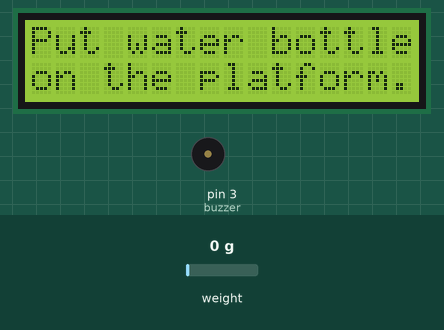
This sketch was run on a simulated Arduino Uno, built with avr-gcc and run on an emulated ATmega328P. On the bench: 16×2 character LCD, buzzer (waves = sounding). Inputs (shaded band) come from the test bench; at power-on: weight on the scale 0 g. What the sketch prints to the serial monitor is not drawn.

Above: at 2.2 s.
2.3 s: weight on the scale set to 3 g
At 5.0 s:
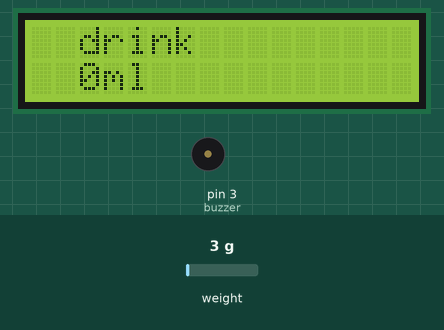
At 16.25 s:
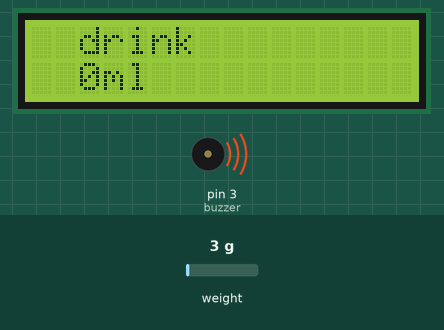
Timing chart, 0 to 18.8 s (numbered marks = the images above; inputs shaded):
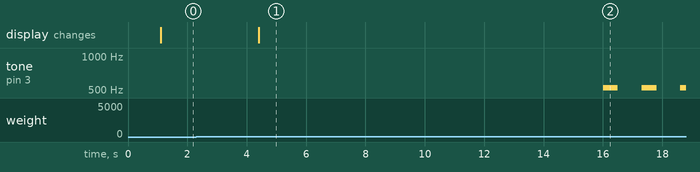

The sketch:

smart_kettle.ino
```cpp
#include "HX711.h"
#include <Wire.h> // I2C程式庫
#include <LiquidCrystal_I2C.h> // LCD_I2C模組程式庫

// LCD I2C位址，默認為0x27或0x3F，依據背板的晶片不同而有差異，16、2為LCD顯示器大小。
LiquidCrystal_I2C lcd(0x27, 16, 2);

int buzzer=3;                   //設定蜂鳴器接腳為第3孔
int duration = 500;
int aSo = 392;
int bDo = 523;
int bRe = 587;
int bMi = 659;
int bFa = 698;
int bSo = 784;
int bLa = 880;
int bSi = 988;
int bDDo = 1047;

int t_weight = 0;
int weight = 0;
// 接線設定
const int DT_PIN = 9;
const int SCK_PIN = 10;

const int scale_factor = 419; //比例參數，從校正程式中取得

HX711 scale;


void setup() {
  lcd.init();
  lcd.backlight();
  pinMode(buzzer,OUTPUT);          //設定蜂鳴器為輸出

  Serial.begin(9600);
  scale.begin(DT_PIN, SCK_PIN);

  scale.set_scale(scale_factor);       // 設定比例參數
  scale.tare();				        // 歸零

  Serial.println("Readings:");  //在這個訊息之前都不要放東西在電子稱上
  lcd.setCursor(0, 0); // (colum, row)從第一排的第三個位置開始顯示
  lcd.print("Put water bottle");
  lcd.setCursor(0, 1); // (colum, row)從第一排的第三個位置開始顯示
  lcd.print("on the platform.");
}
int f = 0;
int d = 0;
int time = 0;
int drink = 0;
void loop() {

  delay(2000);
  while(t_weight <=1 && t_weight >= -1){
    Serial.println("put button");
    f = 1;
    t_weight = scale.get_units(3);
    Serial.println(t_weight);
    delay(1000);
  }
  if(d==0){
    d = 1;
    lcd.clear();
    lcd.setCursor(2, 0); // (colum, row)從第一排的第三個位置開始顯示
    lcd.print("drink");
    lcd.setCursor(2, 1); // (colum,row)從第二排第三格位置開始顯示
    lcd.print("0ml");
  }
  if(f == 1){
    t_weight = scale.get_units(3);
    Serial.println(t_weight);
  }
  scale.power_down();			        // 進入睡眠模式
  Serial.println(t_weight);
  delay(1000);
  while(true){
    time++;
    if (time>10){
      scale.power_up();               // 結束睡眠模式
      weight = scale.get_units(3);
      Serial.println(weight);
      while(true){
        Serial.println("drink");
        tone(3,bDo,duration);
        delay(1000);
        weight = scale.get_units(3);
        Serial.println(weight);
        if (weight >= t_weight-1 && weight <= t_weight+1){
          continue;
        }
        else{
          weight = scale.get_units(3);
          delay(2000);
          weight = scale.get_units(3);
          while(weight <=1 && weight >= -1){
            delay(1000);
            weight = scale.get_units(3);
            Serial.println(weight);
          }
          delay(1000);
          weight = scale.get_units(3);
          weight = scale.get_units(3);
          Serial.println(weight);
          if (t_weight-weight>100){
            drink += t_weight-weight;
            String t = String(drink)+"ml";
            Serial.println(drink);
            lcd.clear();
            lcd.setCursor(2, 0); // (colum, row)從第一排的第三個位置開始顯示
            lcd.print("drink");
            lcd.setCursor(2, 1); // (colum,row)從第二排第三格位置開始顯示
            lcd.print(t);
            break;
          }
          else{
            lcd.setCursor(10, 0); // (colum, row)從第一排的第三個位置開始顯示
            String t = String(100-(t_weight-weight))+"ml";
            lcd.print(t);
            lcd.setCursor(10, 1); // (colum,row)從第二排第三格位置開始顯示
            lcd.print("left.");
          }
        }
      }

      time = 0;
      t_weight = 0;
      break;
    }
    delay(1000);
  }


  scale.power_up();               // 結束睡眠模式

}

void play()
{
  tone(3,bDo,duration);
  delay(600);
  tone(3,bRe,duration);
  delay(600);
  tone(3,bMi,duration);
  delay(600);
  tone(3,bDo,duration);
  delay(800);

  tone(3,bDo,duration);
  delay(600);
  tone(3,bRe,duration);
  delay(600);
  tone(3,bMi,duration);
  delay(600);
  tone(3,bDo,duration);
  delay(800);

  tone(3,bMi,duration);
  delay(600);
  tone(3,bFa,duration);
  delay(600);
  tone(3,bSo,duration);
  delay(800);

  tone(3,bMi,duration);
  delay(600);
  tone(3,bFa,duration);
  delay(600);
  tone(3,bSo,duration);
  delay(800);

  tone(3,bSo,duration);
  delay(600);
  tone(3,bLa,duration);
  delay(600);
  tone(3,bSo,duration);
  delay(600);
  tone(3,bFa,duration);
  delay(600);
  tone(3,bMi,duration);
  delay(700);
  tone(3,bDo,duration);
  delay(800);

  tone(3,bSo,duration);
  delay(600);
  tone(3,bLa,duration);
  delay(600);
  tone(3,bSo,duration);
  delay(600);
  tone(3,bFa,duration);
  delay(600);
  tone(3,bMi,duration);
  delay(700);
  tone(3,bDo,duration);
  delay(800);

  tone(3,bDo,duration);
  delay(700);
  tone(3,aSo,duration);
  delay(700);
  tone(3,bDo,duration);
  delay(800);

  tone(3,bDo,duration);
  delay(700);
  tone(3,aSo,duration);
  delay(700);
  tone(3,bDo,duration);
  delay(800);
  delay(2000);
}
```

Measured:
- the behaviour switches between 1 and 2 g on weight on the scale (found by bisection; images 0 and 1)
- after the input at 2.3 s, tone on pin 3 (buzzer): alternates 523 Hz for 0.50 s and silent for 0.80 s, starting after 13.7 s; the display: changes after 2.1 s (image 1)
